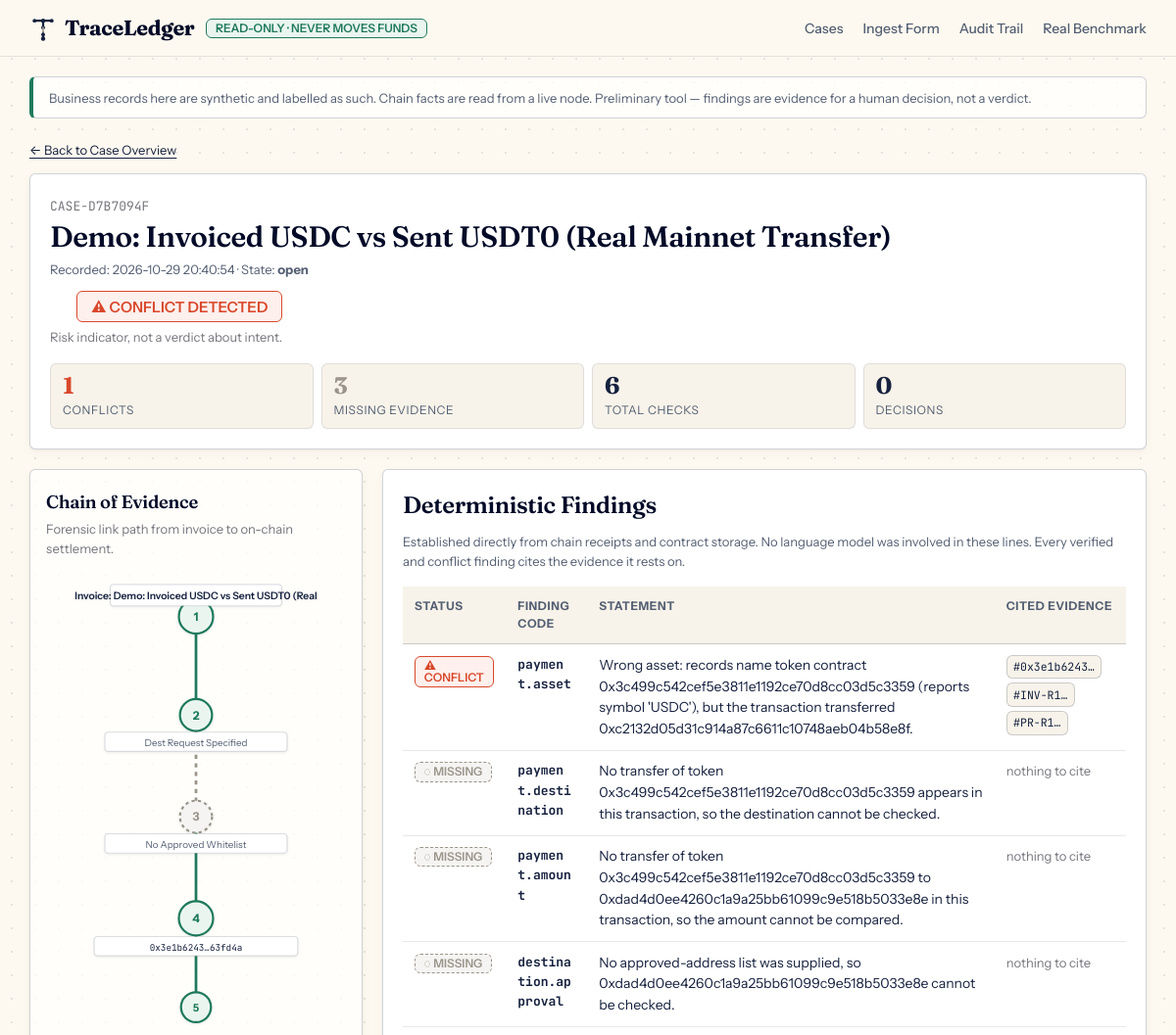
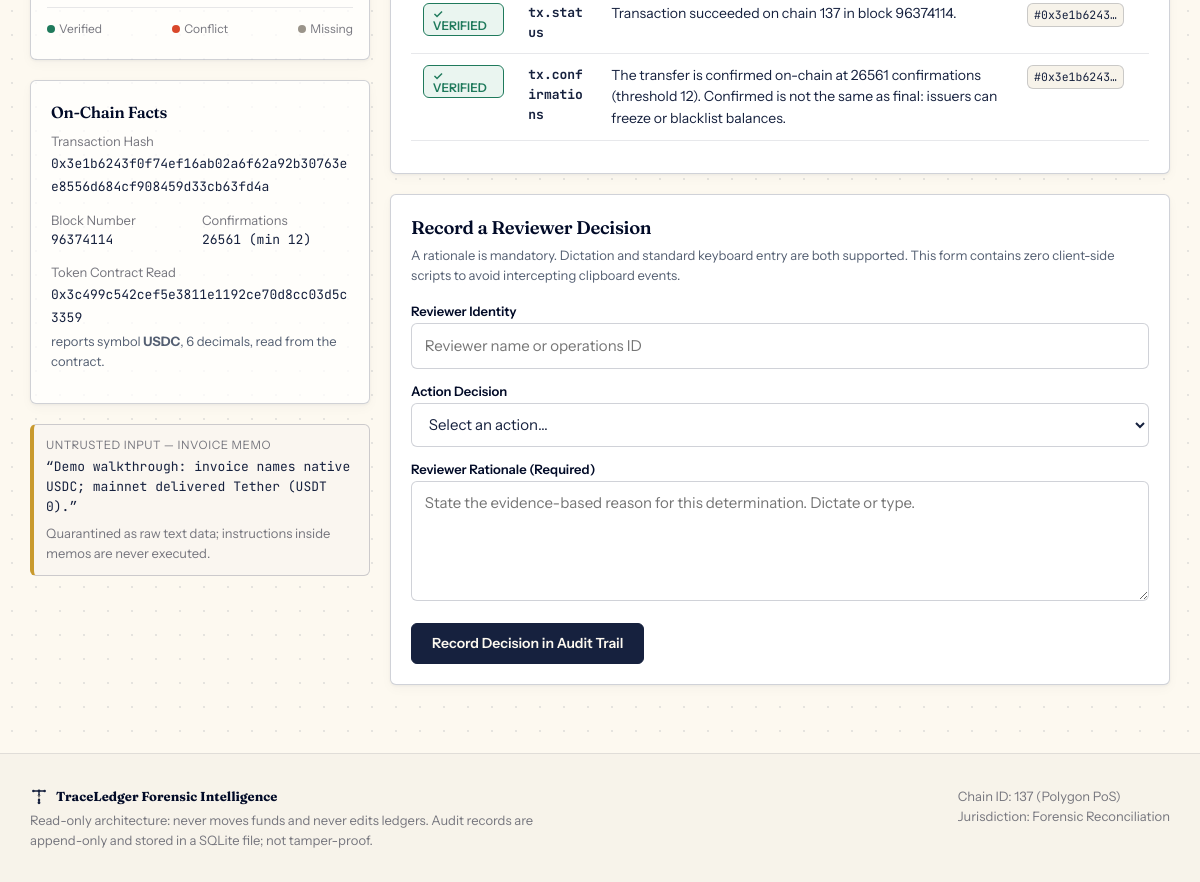
The app's page /case/CASE-D7B7094F with its own data (2 pictures, top to bottom).
### tables this page shows
CREATE TABLE cases (
    case_id      TEXT PRIMARY KEY,
    title        TEXT NOT NULL,
    created_at   REAL NOT NULL,
    state        TEXT NOT NULL,
    tx_hash      TEXT,
    payload      TEXT NOT NULL      -- the case inputs as JSON
);

CREATE TABLE findings (
    case_id      TEXT NOT NULL,
    seq          INTEGER NOT NULL,
    code         TEXT NOT NULL,
    status       TEXT NOT NULL,
    summary      TEXT NOT NULL,
    evidence_ids TEXT NOT NULL,
    detail       TEXT NOT NULL,
    PRIMARY KEY (case_id, seq)
);

### traceledger/web/app.py (the view)
    @app.route("/case/<case_id>")
    def case_detail(case_id: str):
        case = store.get_case(case_id)
        if case is None:
            abort(404)
        findings = store.get_findings(case_id)
        findings.sort(key=lambda f: STATUS_ORDER.get(Status(f["status"]), 9))
        return render_template(
            "case.html", case=case, findings=findings,
            report=store.get_report(case_id),
            audit=store.audit_trail(case_id), actions=REVIEW_ACTIONS,
            conflict_count=sum(1 for f in findings if f["status"] == "CONFLICT"),
            missing_count=sum(1 for f in findings if f["status"] == "MISSING"))

### traceledger/store.py (called while the page is built)
    def get_case(self, case_id: str) -> dict[str, Any] | None:
        row = self._conn.execute("SELECT * FROM cases WHERE case_id = ?", (case_id,)).fetchone()
        if row is None:
            return None
        case = dict(row)
        case["payload"] = json.loads(case["payload"])
        return case

    def get_findings(self, case_id: str) -> list[dict[str, Any]]:
        rows = self._conn.execute(
            "SELECT * FROM findings WHERE case_id = ? ORDER BY seq", (case_id,)).fetchall()
        out = []
        for row in rows:
            finding = dict(row)
            finding["evidence_ids"] = json.loads(finding["evidence_ids"])
            finding["detail"] = json.loads(finding["detail"])
            out.append(finding)
        return out

    def get_report(self, case_id: str) -> dict[str, Any] | None:
        row = self._conn.execute(
            "SELECT payload FROM reports WHERE case_id = ?", (case_id,)).fetchone()
        return json.loads(row["payload"]) if row else None

    def audit_trail(self, case_id: str | None = None) -> list[AuditEntry]:
        if case_id:
            rows = self._conn.execute(
                "SELECT * FROM audit_log WHERE case_id = ? ORDER BY at", (case_id,)).fetchall()
        else:
            rows = self._conn.execute("SELECT * FROM audit_log ORDER BY at DESC").fetchall()
        return [AuditEntry(entry_id=r["entry_id"], case_id=r["case_id"], at=r["at"],
                           actor=r["actor"], action=r["action"], rationale=r["rationale"],
                           context=json.loads(r["context"])) for r in rows]

### traceledger/web/templates/case.html (shortened to what this page needs)
{% extends "base.html" %}
{% block content %}
<div style="margin-bottom: var(--space-md);">
  <a href="{{ url_for('index') }}" class="text-small">&larr; Back to Case Overview</a>
</div>
<section class="vellum-card-solid">
  <div
    style="display: flex; justify-content: space-between; align-items: flex-start; flex-wrap: wrap; gap: var(--space-md); margin-bottom: 1rem;">
    <div>
      <span class="text-mono text-small text-muted">{{ case.case_id }}</span>
      <h1 style="font-size: 1.85rem; margin-top: 0.2rem; margin-bottom: 0.35rem;">{{ case.title }}</h1>
      <p class="text-small text-secondary" style="margin-bottom: 0;">
        Recorded: {{ case.created_at | ts }} &middot; State: <strong>{{ case.state }}</strong>
      </p>
    </div>
    <div style="text-align: right;">
      {% if conflict_count > 0 %}
      <div class="badge badge-conflict" style="font-size: 0.95rem; padding: 0.45rem 0.85rem;">
        ⚠ CONFLICT DETECTED
      </div>
      <div class="text-small text-muted" style="margin-top: 0.35rem; max-width: 260px;">
        Risk indicator, not a verdict about intent.
      </div>
      {% endif %}
    </div>
  </div>
  <div class="grid grid-stats">
    <div class="stat-box">
      <div class="stat-val" style="color: var(--state-conflict);">{{ conflict_count }}</div>
      <div class="stat-lbl">Conflicts</div>
    </div>
    <div class="stat-box">
      <div class="stat-val" style="color: var(--state-missing);">{{ missing_count }}</div>
      <div class="stat-lbl">Missing Evidence</div>
    </div>
    <div class="stat-box">
      <div class="stat-val">{{ findings | length }}</div>
      <div class="stat-lbl">Total Checks</div>
    </div>
    <div class="stat-box">
      <div class="stat-val">{{ audit | length }}</div>
      <div class="stat-lbl">Decisions</div>
    </div>
  </div>
</section>
<div class="grid grid-main-side">
  <div>
    {% include "partials/evidence_graph.html" %}
    <div class="vellum-card" style="margin-top: var(--space-lg);">
      <h3 style="font-size: 1rem; margin-bottom: 0.5rem;">On-Chain Facts</h3>
      {% if case.tx_hash %}
      <div style="margin-bottom: 0.75rem;">
        <div class="text-small text-muted">Transaction Hash</div>
        <code class="text-mono text-small">{{ case.tx_hash }}</code>
      </div>
      <div class="grid grid-2col" style="gap: var(--space-xs); margin-bottom: 0.75rem;">
        <div>
          <div class="text-small text-muted">Block Number</div>
          <div class="text-mono text-small">{{ case.payload.facts.block_number or '—' }}</div>
        </div>
        <div>
          <div class="text-small text-muted">Confirmations</div>
          <div class="text-mono text-small">{{ case.payload.facts.confirmations or '—' }} (min 12)</div>
        </div>
      </div>
      <div style="margin-bottom: 0.75rem;">
        <div class="text-small text-muted">Token Contract Read</div>
        <code class="text-mono text-small">{{ case.payload.token.address }}</code>
        <div class="text-small text-secondary" style="margin-top: 2px;">
          reports symbol <strong>{{ case.payload.token.symbol }}</strong>, {{ case.payload.token.decimals }} decimals,
          read from the contract.
        </div>
      </div>
      {% else %}
      <p class="text-small text-muted">No transaction hash linked to this case.</p>
      {% endif %}
    </div>
    {% if case.payload.invoice and case.payload.invoice.memo %}
    <div class="untrusted-input-box">
      <span class="label">Untrusted Input &mdash; Invoice Memo</span>
      <div style="word-break: break-all;">
        &ldquo;{{ case.payload.invoice.memo | e }}&rdquo;
      </div>
      <div class="text-small text-muted" style="margin-top: 0.35rem; font-family: var(--font-sans);">
        Quarantined as raw text data; instructions inside memos are never executed.
      </div>
    </div>
    {% endif %}
  </div>
  <div>
    <section class="vellum-card-solid">
      <h2>Deterministic Findings</h2>
      <p class="text-small text-secondary" style="margin-bottom: 1rem;">
        Established directly from chain receipts and contract storage. No language model was involved in these lines.
        Every verified and conflict finding cites the evidence it rests on.
      </p>
      <div class="table-wrap">
        <table>
          <thead>
            <tr>
              <th>Status</th>
              <th>Finding Code</th>
              <th>Statement</th>
              <th>Cited Evidence</th>
            </tr>
          </thead>
          <tbody>
            {% for f in findings %}
            <tr id="finding-{{ f.code }}" class="finding-card">
              <td>
                {% if f.status == 'VERIFIED' %}
                <span class="badge badge-verified">✓ VERIFIED</span>
                {% elif f.status == 'CONFLICT' %}
                <span class="badge badge-conflict">⚠ CONFLICT</span>
                {% elif f.status == 'MISSING' %}
                <span class="badge badge-missing">◌ MISSING</span>
                {% else %}
                <span class="badge badge-unresolved">◬ {{ f.status }}</span>
                {% endif %}
              </td>
              <td class="text-mono text-small">
                <strong>{{ f.code }}</strong>
              </td>
              <td>{{ f.summary }}</td>
              <td>
                {% if f.evidence_ids %}
                {% for ev in f.evidence_ids %}
                <a href="#ev-{{ ev }}" class="citation-chip" title="Evidence item {{ ev }}">
                  #{{ ev[:10] }}…
                </a>
                {% endfor %}
                {% else %}
                <span class="text-small text-muted">nothing to cite</span>
                {% endif %}
              </td>
            </tr>
            {% endfor %}
          </tbody>
        </table>
      </div>
    </section>
    {% include "partials/review_form.html" %}
  </div>
</div>
{% endblock %}

### traceledger/web/templates/partials/evidence_graph.html (shortened to what this page needs)
<div class="vellum-card" style="padding: 1.25rem 1rem;">
  <h3 style="margin-bottom: 0.25rem;">Chain of Evidence</h3>
  <p class="text-small text-muted" style="margin-bottom: 1rem;">
    Forensic link path from invoice to on-chain settlement.
  </p>
  <svg viewBox="0 0 280 430" class="evidence-chain-svg" xmlns="http://www.w3.org/2000/svg" aria-label="Evidence chain graph">
    {% set has_asset_conflict = false %}
    {% set has_dest_conflict = false %}
    {% set has_revert = false %}
    {% set has_missing_dest = false %}
    {% set has_missing_evidence = false %}
    {% for f in findings %}
      {% if f.code == 'payment.asset' and f.status == 'CONFLICT' %}{% set has_asset_conflict = true %}{% endif %}
      {% if f.code == 'payment.destination' and f.status == 'CONFLICT' %}{% set has_dest_conflict = true %}{% endif %}
      {% if f.code == 'tx.status' and f.status == 'CONFLICT' %}{% set has_revert = true %}{% endif %}
      {% if f.code == 'payment.destination' and f.status == 'MISSING' %}{% set has_missing_dest = true %}{% endif %}
      {% if f.status == 'MISSING' %}{% set has_missing_evidence = true %}{% endif %}
    {% endfor %}
    <g transform="translate(140, 40)" filter="url(#vellum-shadow)">
      <text x="0" y="4" font-family="'Instrument Sans', sans-serif" font-size="11" font-weight="700" fill="#1F7A5C" text-anchor="middle">1</text>
      <text x="0" y="-16" font-family="'Instrument Sans', sans-serif" font-size="9.5" font-weight="600" fill="#16213E" text-anchor="middle">
        Invoice: {{ case.payload.invoice.invoice_id or 'INV-1' }}
      </text>
    </g>
    <g transform="translate(140, 132)" filter="url(#vellum-shadow)">
      <text x="0" y="4" font-family="'Instrument Sans', sans-serif" font-size="11" font-weight="700" fill="{% if case.payload.payment_request %}#1F7A5C{% else %}#9A948A{% endif %}" text-anchor="middle">2</text>
      <text x="0" y="29" font-family="'Instrument Sans', sans-serif" font-size="9" fill="#545F72" text-anchor="middle">
        {% if case.payload.payment_request %}Dest Request Specified{% else %}Payment Request Missing{% endif %}
      </text>
    </g>
    <g transform="translate(140, 227)" filter="url(#vellum-shadow)">
      <text x="0" y="4" font-family="'Instrument Sans', sans-serif" font-size="11" font-weight="700" fill="{% if has_dest_conflict %}#D9482B{% elif case.payload.approved %}#1F7A5C{% else %}#9A948A{% endif %}" text-anchor="middle">3</text>
      <text x="0" y="29" font-family="'Instrument Sans', sans-serif" font-size="9" fill="#545F72" text-anchor="middle">
        {% if has_dest_conflict %}Unapproved Dest Match{% elif case.payload.approved %}Approved List Match{% else %}No Approved Whitelist{% endif %}
      </text>
    </g>
    <g transform="translate(140, 322)" filter="url(#vellum-shadow)">
      <text x="0" y="4" font-family="'Instrument Sans', sans-serif" font-size="11" font-weight="700" fill="{% if has_asset_conflict or has_revert %}#D9482B{% elif has_missing_dest %}#9A948A{% else %}#1F7A5C{% endif %}" text-anchor="middle">4</text>
      <text x="0" y="30" font-family="'JetBrains Mono', monospace" font-size="8.5" fill="#16213E" text-anchor="middle">
        {% if case.tx_hash %}{{ case.tx_hash[:10] }}…{{ case.tx_hash[-6:] }}{% else %}No Tx Evidence{% endif %}
      </text>
    </g>
    <g transform="translate(140, 405)" filter="url(#vellum-shadow)">
      <text x="0" y="4" font-family="'Instrument Sans', sans-serif" font-size="10" font-weight="700" fill="{% if has_asset_conflict or has_revert %}#D9482B{% elif has_missing_evidence %}#9A948A{% else %}#1F7A5C{% endif %}" text-anchor="middle">5</text>
    </g>
  </svg>
  <div style="border-top: 1px solid var(--line-subtle); padding-top: 0.75rem; margin-top: 0.5rem;">
    <div style="display: flex; justify-content: space-between; font-size: 0.75rem; color: var(--ink-muted);">
      <span><span style="display:inline-block; width:8px; height:8px; border-radius:50%; background:#1F7A5C; margin-right:4px;"></span>Verified</span>
      <span><span style="display:inline-block; width:8px; height:8px; border-radius:50%; background:#D9482B; margin-right:4px;"></span>Conflict</span>
      <span><span style="display:inline-block; width:8px; height:8px; border-radius:50%; background:#9A948A; margin-right:4px;"></span>Missing</span>
    </div>
  </div>
</div>

### records on screen
cases: case_id "CASE-D7B7094F", title "Demo: Invoiced USDC vs Sent USDT0 (Real Mainnet Transfer)", created_at|ts "2026-10-29 20:40:54", state "open", tx_hash "0x3e1b6243", tx_hash "63fd4a", tx_hash "0x3e1b6243f0f74ef16ab02a6f62a92b30763ee8556d684cf908459d33cb63fd4a"
findings: status "⚠ CONFLICT", code "payment.asset", summary "Wrong asset: records name token contract 0x3c499c542cef5e3811e1192ce70d8cc03d5c3359 (reports symbol 'USDC'), but the transaction transferred 0xc2132d05d31c914a87c6611c10748aeb04b58e8f.", ev "0x3e1b6243" "INV-R1" "PR-R1"
findings: status "◌ MISSING", code "payment.destination", summary "No transfer of token 0x3c499c542cef5e3811e1192ce70d8cc03d5c3359 appears in this transaction, so the destination cannot be checked.", shows "nothing to cite"
findings: status "◌ MISSING", code "payment.amount", summary "No transfer of token 0x3c499c542cef5e3811e1192ce70d8cc03d5c3359 to 0xdad4d0ee4260c1a9a25bb61099c9e518b5033e8e in this transaction, so the amount cannot be compared.", shows "nothing to cite"
findings: status "◌ MISSING", code "destination.approval", summary "No approved-address list was supplied, so 0xdad4d0ee4260c1a9a25bb61099c9e518b5033e8e cannot be checked.", shows "nothing to cite"
findings: status "✓ VERIFIED", code "tx.status", summary "Transaction succeeded on chain 137 in block 96374114.", ev "0x3e1b6243"
findings: status "✓ VERIFIED", code "tx.confirmations", summary "The transfer is confirmed on-chain at 26561 confirmations (threshold 12). Confirmed is not the same as final: issuers can freeze or blacklist balances.", ev "0x3e1b6243"

### other values on screen
{{ conflict_count }} "1"
{{ missing_count }} "3"
{{ findings | length }} "6"
{{ audit | length }} "0"
{{ case.payload.invoice.invoice_id or 'INV-1' }} "Demo: Invoiced USDC vs Sent USDT0 (Real"
{{ case.payload.facts.block_number or '—' }} "96374114"
{{ case.payload.facts.confirmations or '—' }} "26561"
{{ case.payload.token.address }} "0x3c499c542cef5e3811e1192ce70d8cc03d5c3359"
{{ case.payload.token.symbol }} "USDC"
{{ case.payload.token.decimals }} "6"
{{ case.payload.invoice.memo | e }} "Demo walkthrough: invoice names native USDC; mainnet delivered Tether (USDT0)."
